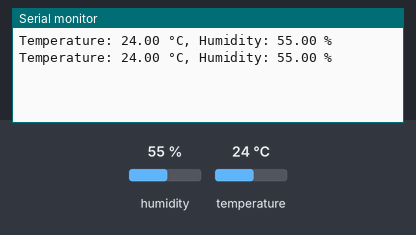
Bench run of a sketch on a simulated Arduino Uno, built with avr-gcc and run on an emulated ATmega328P. Shown: the last lines printed to the serial monitor. Inputs (shaded band) come from the test bench; at power-on: humidity 55 %, temperature 24 °C. No radio packets arrive unless stated.

Above: at 4.9 s.
5.0 s: humidity set to 22 %
At 7.5 s:
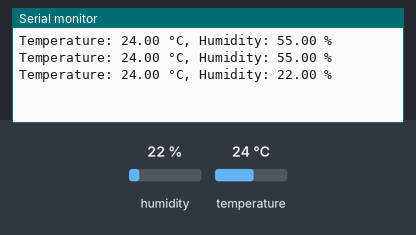
8.1 s: temperature set to 12 °C
At 9.8 s:
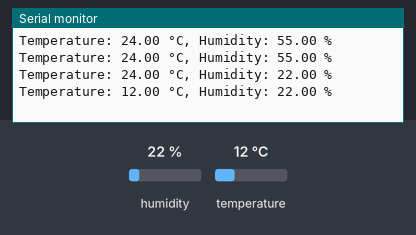
11.2 s: humidity set to 40 %
At 13.1 s:
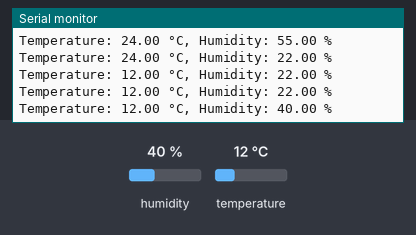
Timing chart, 0 to 14.6 s (numbered marks = the images above; inputs shaded):
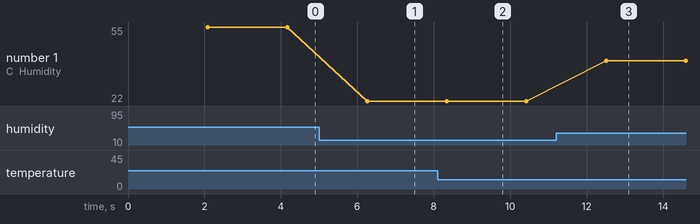

The sketch:

transmittertemp.ino
```cpp
#include <DHT.h>
#include <RH_ASK.h>
#include <SPI.h>

#define DHTPIN 2      // Pin where the DHT11 is connected
#define DHTTYPE DHT11 // DHT 11

#define RF_DATA_PIN 5
//#define RF_TRANSMIT_LED

DHT dht(DHTPIN, DHTTYPE);
RH_ASK rf_driver;

void setup() {
  Serial.begin(9600);
  dht.begin();
  if (!rf_driver.init()) {
    Serial.println("RF driver init failed!");
  }
}

void loop() {
  delay(2000); // Wait a few seconds between measurements.

  float humidity = dht.readHumidity();
  float temperature = dht.readTemperature();

  if (isnan(humidity) || isnan(temperature)) {
    Serial.println("Failed to read from DHT sensor!");
    return;
  }

  // Convert temperature and humidity to strings
  char data[10];
  dtostrf(temperature, 4, 2, data);
  dtostrf(humidity, 4, 2, data + 5);

  // Send temperature and humidity data via RF
  rf_driver.send((uint8_t*)data, strlen(data));
  rf_driver.waitPacketSent();

  Serial.print("Temperature: ");
  Serial.print(temperature);
  Serial.print(" °C, Humidity: ");
  Serial.print(humidity);
  Serial.println(" %");

}
```

Measured:
- after the input at 5.0 s, the serial monitor: prints a new line after 1.3 s (image 1)
- after the input at 8.1 s, the serial monitor: prints a new line after 0.24 s (image 2)
- after the input at 11.2 s, the serial monitor: prints a new line after 1.3 s (image 3)
- plotted number 1: 55 → 22 after the input at 5.0 s, 22 → 40 after the input at 11.2 s
